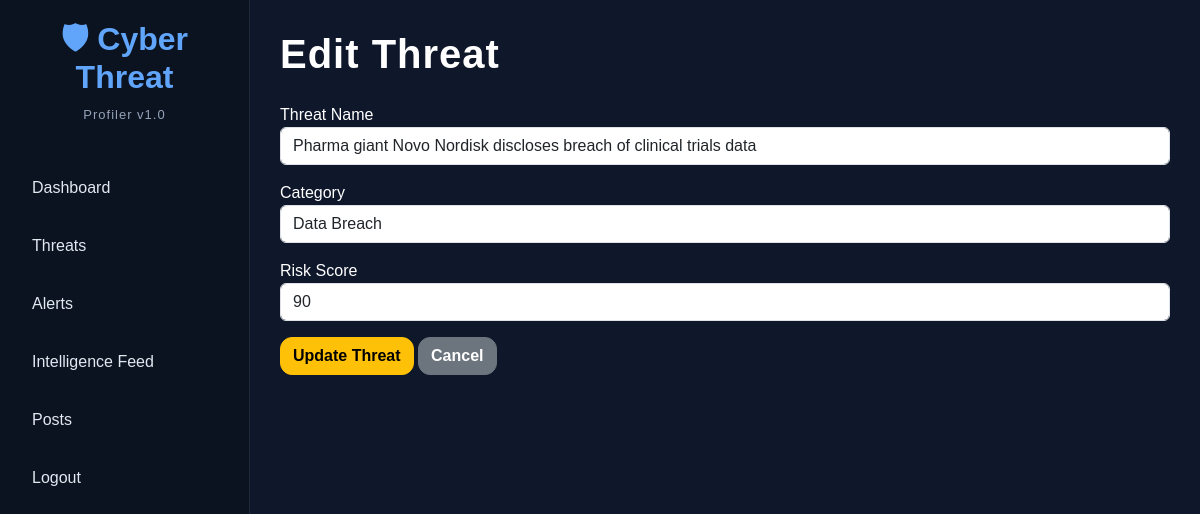
The app's page /threats/edit/14/ with its own data.
### nlp_engine/models.py (models this page shows, shortened)
class Threat(models.Model):
    threat_name = models.CharField(
        max_length=200
    )
    category = models.CharField(
        max_length=100
    )
    risk_score = models.IntegerField(
        default=0
    )
    occurrence_count = models.IntegerField(
        default=1
    )
    created_at = models.DateTimeField(
        auto_now_add=True
    )

### nlp_engine/views.py (the view, shortened to what this page needs)
# urls.py: path('edit/<int:id>/', views.edit_threat, name='edit_threat'),
def edit_threat(request, id):
    threat = get_object_or_404(
        Threat,
        id=id
    )
    return render(
        request,
        'edit_threat.html',
        {
            'threat': threat
        }
    )

### templates/edit_threat.html (shortened to what this page needs)
{% extends 'base.html' %}
{% block content %}
<h1>Edit Threat</h1>
<form method="POST">
    <div class="mb-3">
        <label>Threat Name</label>
        <input
            type="text"
            name="threat_name"
            class="form-control"
            value="{{ threat.threat_name }}"
            required
        >
    </div>
    <div class="mb-3">
        <label>Category</label>
        <input
            type="text"
            name="category"
            class="form-control"
            value="{{ threat.category }}"
            required
        >
    </div>
    <div class="mb-3">
        <label>Risk Score</label>
        <input
            type="number"
            name="risk_score"
            class="form-control"
            value="{{ threat.risk_score }}"
            min="0"
            max="100"
            required
        >
    </div>
    <button
        type="submit"
        class="btn btn-warning"
    >
        Update Threat
    </button>
    <a
        href="/threats/"
        class="btn btn-secondary"
    >
        Cancel
    </a>
</form>
{% endblock %}

### static/css/style.css (style rules this page uses)
body { margin:0; background:#0f172a; color:white; font-family:Arial, sans-serif; }
h1 { font-weight:700; margin-bottom:25px; letter-spacing:1px; }
.btn { border-radius:12px !important; font-weight:600; transition:0.3s; }

### records on screen
Threat: threat_name "Pharma giant Novo Nordisk discloses breach of clinical trials data", category "Data Breach", risk_score "90"
